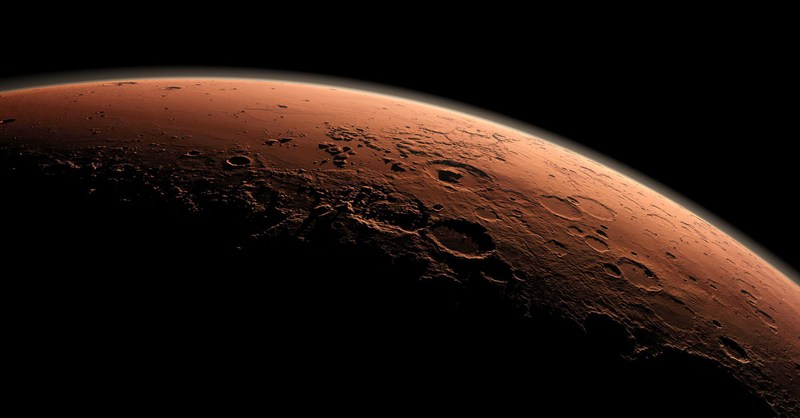
//> input picture opencv_hist_matching/mars.jpg, 800 x 418 px
$ ./main   (built with g++ and OpenCV 4)
//> lines starting //> are read from the running program, lines starting //| are printed output that depends on the picture
#include "hist_func.h"

void hist_eq(Mat &input, Mat &equalized, G *trans_func, float *CDF);

int main() {

	Mat input = imread("mars.jpg", CV_LOAD_IMAGE_COLOR);
//> input is the input picture: 418 rows x 800 cols, CV_8UC3; mean B, G, R 15.1, 21, 34.6
	Mat output = imread("mars2.png", CV_LOAD_IMAGE_COLOR);
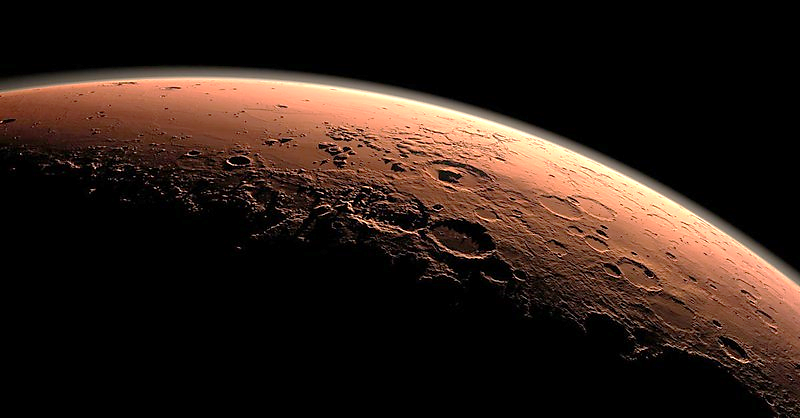
//> input picture opencv_hist_matching/mars2.png, 800 x 418 px
//> output is the input picture: 418 rows x 800 cols, CV_8UC3; mean B, G, R 23.8, 31, 45.8
	Mat input_gray,output_gray,final_img;

	cvtColor(input, input_gray, CV_RGB2GRAY);	// convert RGB to Grayscale
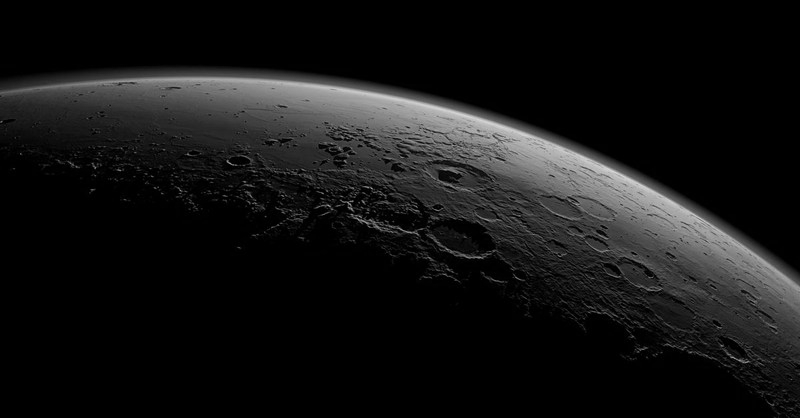
//> input_gray: 418 rows x 800 cols, CV_8UC1; min 0, max 216, mean 20.8
	cvtColor(output, output_gray, CV_RGB2GRAY);
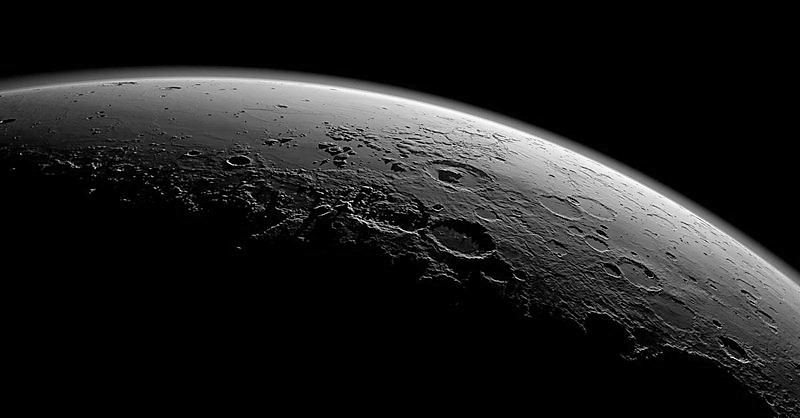
//> output_gray: 418 rows x 800 cols, CV_8UC1; min 0, max 255, mean 30.5
	cvtColor(input, final_img, CV_RGB2GRAY);

	Mat matching1 = input_gray.clone();
	Mat matching2 = output_gray.clone();

	// PDF or transfer function txt files

	FILE *f_trans_func_eq1;
	FILE *f_trans_func_eq2;
	FILE *f_eq2;

	fopen_s(&f_trans_func_eq1, "trans_func_mat1.txt", "w+");
	fopen_s(&f_trans_func_eq2, "trans_func_mat2.txt", "w+");
	fopen_s(&f_eq2, "f_eq2.txt", "w+");

//> (the run ends here: the program needs code that is not available in this run, at `float *PDF1 = cal_PDF(input_gray);`)
